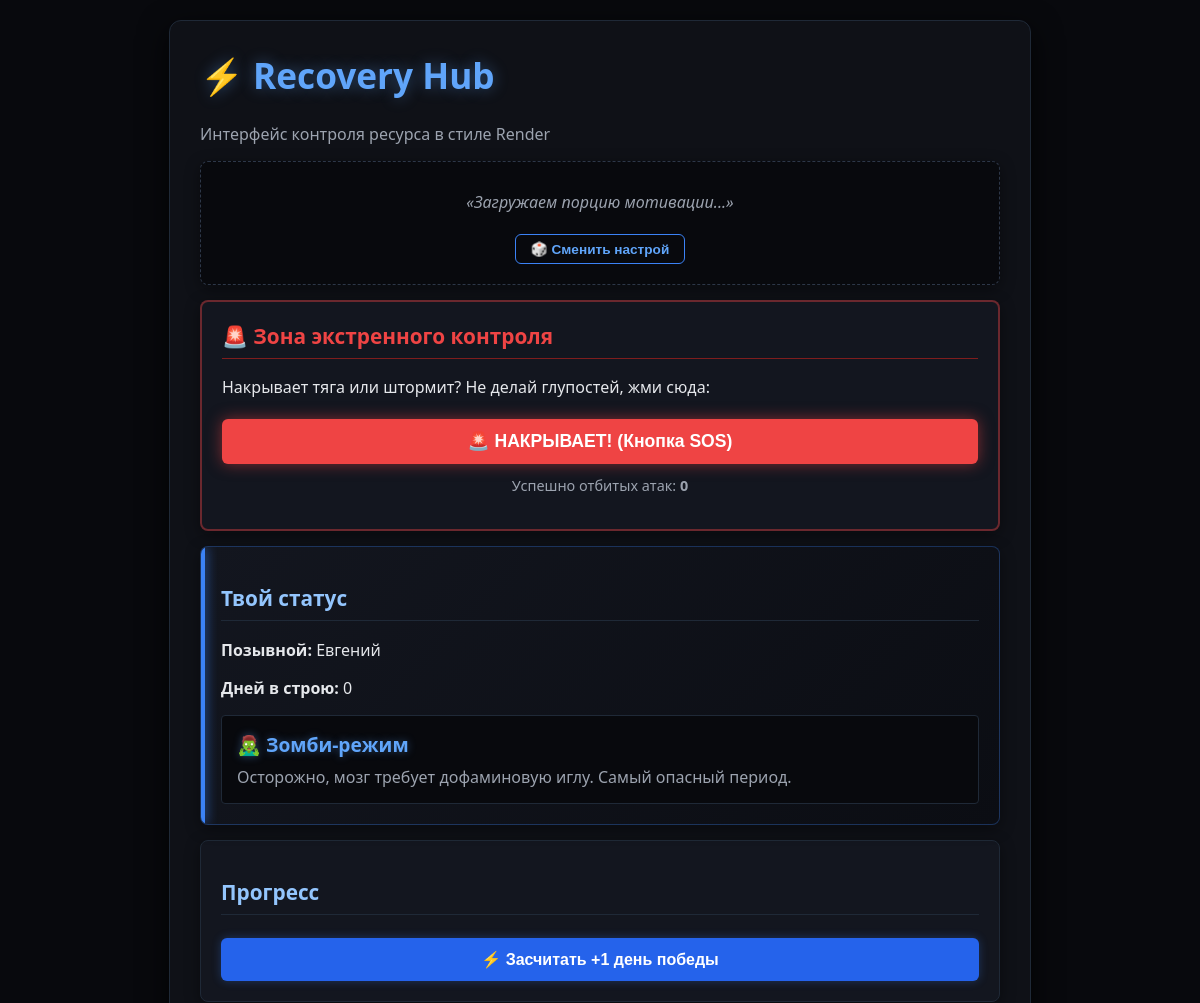
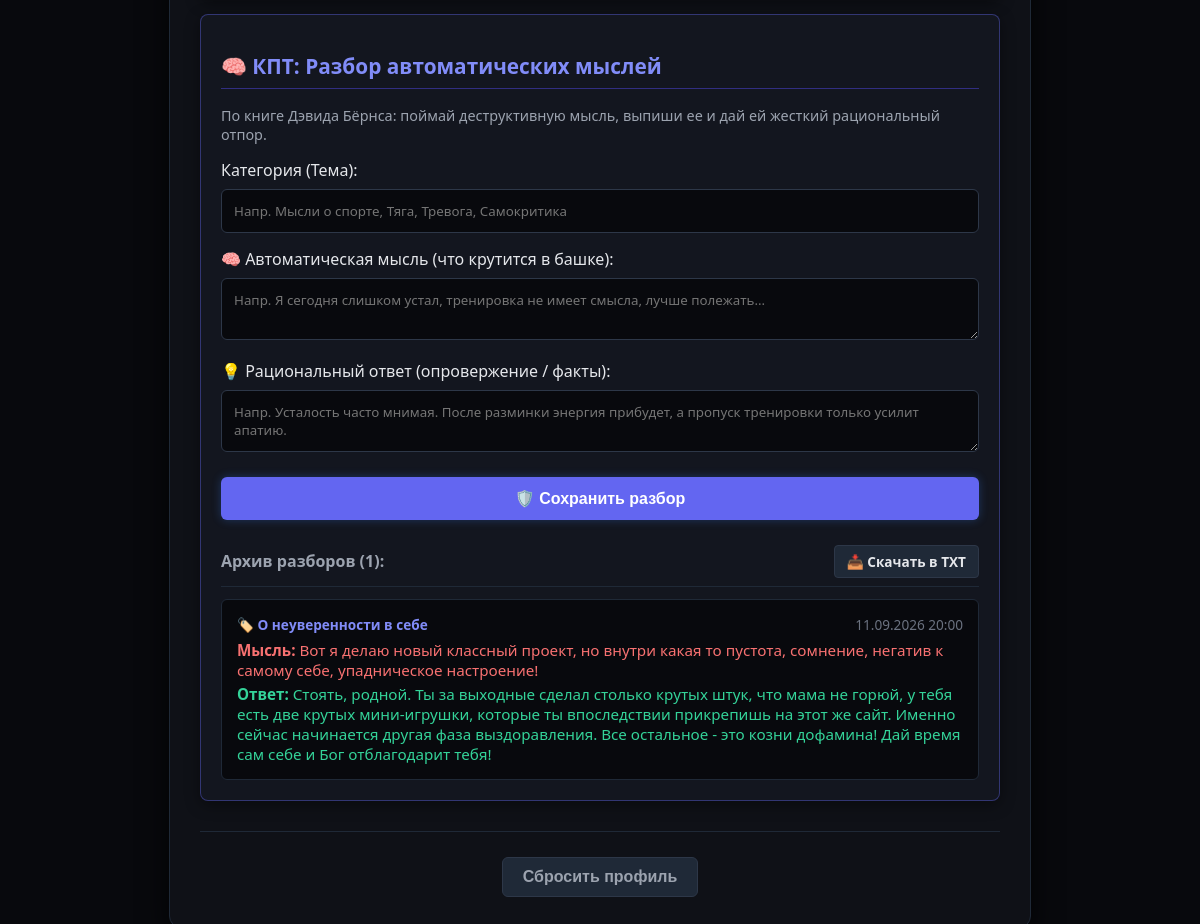
The page / on the database its author committed (2 pictures, top to bottom).
### app.py (models this page shows)
class Profile(db.Model):
    id = db.Column(db.Integer, primary_key=True)
    name = db.Column(db.String(100), nullable=False)
    days = db.Column(db.Integer, default=0)
    slips_avoided = db.Column(db.Integer, default=0)

class CbtRecord(db.Model):
    id = db.Column(db.Integer, primary_key=True)
    category = db.Column(db.String(100), nullable=False)  # Категория (напр. "Спорт", "Тяга", "Тревога")
    automatic_thought = db.Column(db.Text, nullable=False) # Что крутится в башке
    rational_response = db.Column(db.Text, nullable=False) # Рациональный ответ (опровержение)
    date = db.Column(db.String(50), nullable=False)       # Дата записи

### app.py (the view)
@app.route("/")
def index():
    profile = Profile.query.first()
    status = None
    cbt_records = []
    if profile:
        status = get_status(profile.days)
        cbt_records = CbtRecord.query.order_by(CbtRecord.id.desc()).all()
    return render_template("index.html", profile=profile, status=status, cbt_records=cbt_records)

### app.py (called while the page is built)
def get_status(days):
    if days <= 3:
        return {"name": "🧟‍♂️ Зомби-режим", "desc": "Осторожно, мозг требует дофаминовую иглу. Самый опасный период."}
    elif days <= 10:
        return {"name": "🔥 Ломка и бунт", "desc": "Сила воли включена на максимум. Держись зубами, дальше станет полегче."}
    elif days <= 30:
        return {"name": "🛡️ Первые победы", "desc": "Нервная система начинает оживать. Энергия возвращается в тело."}
    elif days <= 90:
        return {"name": "⚡ Набор массы", "desc": "Тяга отступает. Появляется фокус, ресурс и драйв жить."}
    else:
        return {"name": "👑 Альфа-состояние", "desc": "Легендарный уровень. Либидо, энергия и контроль над своей жизнью полностью твои."}

### templates/index.html (shortened to what this page needs)
<!DOCTYPE html>
<html lang="ru">
<head>
</head>
<body>
<div class="container">
    <h1>⚡ Recovery Hub</h1>
    <p style="color: #9CA3AF;">Интерфейс контроля ресурса в стиле Render</p>
    {% if not profile %}
        <div class="card">
            <h2>Начать путь</h2>
            <form action="/create" method="POST">
                <label>Имя или позывной:</label>
                <input type="text" name="name" required placeholder="Братан">
                <label>Дней без слива энергии (старт):</label>
                <input type="number" name="days" min="0" value="0" required>
                <button type="submit">Запустить систему</button>
            </form>
        </div>
    {% else %}
        <div class="card" style="background: #08090D; border: 1px dashed #2D3748; text-align: center;">
            <p id="quote-box" style="font-style: italic; color: #9CA3AF; margin: 0; min-height: 40px; display: flex; align-items: center; justify-content: center;">«Загружаем порцию мотивации...»</p>
            <button onclick="changeQuote()" style="background: transparent; border: 1px solid #3B82F6; color: #60A5FA; width: auto; padding: 6px 15px; margin-top: 12px; font-size: 0.85em; cursor: pointer; box-shadow: none;">🎲 Сменить настрой</button>
        </div>
        <div class="card" style="border: 2px solid rgba(239,68,68,0.4);">
            <h2 style="color: #EF4444; border-color: #7F1D1D; margin-top: 0;">🚨 Зона экстренного контроля</h2>
            <p>Накрывает тяга или штормит? Не делай глупостей, жми сюда:</p>
            <form action="/sos" method="GET">
                <button type="submit" class="sos-btn">🚨 НАКРЫВАЕТ! (Кнопка SOS)</button>
            </form>
            <p style="font-size: 0.9em; color: #9CA3AF; margin-top: 12px; text-align: center;">Успешно отбитых атак: <strong>{{ profile.slips_avoided | default(0) }}</strong></p>
        </div>
        <div class="card card-cyber">
            <h2>Твой статус</h2>
            <p><strong>Позывной:</strong> {{ profile.name }}</p>
            <p><strong>Дней в строю:</strong> {{ profile.days }}</p>
            <div class="status-box">
                <span class="status">{{ status.name }}</span>
                <p style="margin: 8px 0 0 0; color: #9CA3AF; line-height: 1.4;">{{ status.desc }}</p>
            </div>
        </div>
        <div class="card">
            <h2>Прогресс</h2>
            <form action="/update" method="POST">
                <button type="submit" style="background: #2563EB;">⚡ Засчитать +1 день победы</button>
            </form>
        </div>
        <div class="card" style="border: 1px solid rgba(99,102,241,0.4);">
            <h2 style="color: #818CF8; border-color: #312E81;">🧠 КПТ: Разбор автоматических мыслей</h2>
            <p style="font-size: 0.9em; color: #9CA3AF;">По книге Дэвида Бёрнса: поймай деструктивную мысль, выпиши ее и дай ей жесткий рациональный отпор.</p>
            <form action="/add_cbt" method="POST">
                <label>Категория (Тема):</label>
                <input type="text" name="category" required placeholder="Напр. Мысли о спорте, Тяга, Тревога, Самокритика">
                <label>🧠 Автоматическая мысль (что крутится в башке):</label>
                <textarea name="automatic_thought" rows="2" required placeholder="Напр. Я сегодня слишком устал, тренировка не имеет смысла, лучше полежать..."></textarea>
                <label>💡 Рациональный ответ (опровержение / факты):</label>
                <textarea name="rational_response" rows="2" required placeholder="Напр. Усталость часто мнимая. После разминки энергия прибудет, а пропуск тренировки только усилит апатию."></textarea>
                <button type="submit" style="background: #6366F1;">🛡️ Сохранить разбор</button>
            </form>
            {% if cbt_records %}
                <div style="margin-top: 25px;">
                    <div style="display: flex; justify-content: space-between; align-items: center; border-bottom: 1px solid #1F2937; padding-bottom: 8px;">
                        <h3 style="color: #9CA3AF; font-size: 1em; margin: 0;">Архив разборов ({{ cbt_records|length }}):</h3>
                        <a href="/export_cbt" style="background: #1F2937; color: #E5E7EB; padding: 6px 12px; border-radius: 4px; text-decoration: none; font-size: 0.85em; font-weight: bold; border: 1px solid #2D3748;">📥 Скачать в TXT</a>
                    </div>
                    {% for r in cbt_records %}
                        <div class="cbt-item">
                            <div style="display: flex; justify-content: space-between; font-size: 0.85em; color: #818CF8; margin-bottom: 6px;">
                                <span><strong>🏷️ {{ r.category }}</strong></span>
                                <span style="color: #6B7280;">{{ r.date }}</span>
                            </div>
                            <p style="margin: 4px 0; color: #F87171; font-size: 0.95em;"><strong>Мысль:</strong> {{ r.automatic_thought }}</p>
                            <p style="margin: 4px 0 0 0; color: #34D399; font-size: 0.95em;"><strong>Ответ:</strong> {{ r.rational_response }}</p>
                        </div>
                    {% endfor %}
                </div>
            {% endif %}
        </div>
        <div class="danger-zone">
            <form action="/reset" method="POST" onsubmit="return confirm('Точно сбросить весь прогресс и архив разборов?');">
                <button type="submit" style="background: #1F2937; color: #9CA3AF; width: auto; padding: 10px 20px; border: 1px solid #2D3748; box-shadow: none;">Сбросить профиль</button>
            </form>
        </div>
    {% endif %}
</div>
</body>
</html>

### templates/index.html (style rules this page uses)
body { background: #08090D; color: #E5E7EB; font-family: system-ui, sans-serif; margin: 0; padding: 20px 10px; }
.container { max-width: 800px; margin: 0 auto; background: #0F1117; padding: 30px; border-radius: 12px; box-shadow: 0 10px 30px rgba(0,0,0,0.8); border: 1px solid #1F2937; }
h1 { color: #60A5FA; font-size: 2.2em; margin-top: 0; text-shadow: 0 0 15px rgba(96,165,250,0.4); font-weight: 800; }
h2 { color: #93C5FD; border-bottom: 1px solid #1F2937; padding-bottom: 8px; font-size: 1.3em; }
.card { background: #13161F; padding: 20px; border-radius: 8px; margin: 15px 0; border: 1px solid #1F2937; box-shadow: 0 4px 15px rgba(0,0,0,0.4); }
.card-cyber { background: linear-gradient(135deg, #13161F 0%, #0B0D13 100%); border: 1px solid rgba(59,130,246,0.3); position: relative; overflow: hidden; }
.card-cyber::before { content: ''; position: absolute; top: 0; left: 0; width: 4px; height: 100%; background: #3B82F6; box-shadow: 0 0 12px #3B82F6; }
input[type="text"], input[type="number"], select, textarea { width: 100%; padding: 12px; margin: 8px 0 15px 0; background: #08090D; border: 1px solid #2D3748; color: #E5E7EB; border-radius: 6px; box-sizing: border-box; font-family: inherit; }
button { background: #3B82F6; color: #FFF; font-weight: bold; padding: 12px 20px; border: none; border-radius: 6px; cursor: pointer; width: 100%; margin-top: 5px; transition: all 0.2s; font-size: 1em; box-shadow: 0 0 10px rgba(59,130,246,0.3); }
.sos-btn { background: #EF4444 !important; color: #FFF !important; font-size: 1.1em; animation: pulse-red 2s infinite; transition: transform 0.2s; box-shadow: 0 0 15px rgba(239,68,68,0.5); }
.status-box { background: #08090D; border-left: 4px solid #60A5FA; padding: 15px; border-radius: 4px; margin-top: 15px; border: 1px solid #1F2937; }
.status { color: #60A5FA; font-weight: bold; font-size: 1.2em; text-shadow: 0 0 8px rgba(96,165,250,0.4); }
.cbt-item { background: #08090D; padding: 15px; border-radius: 6px; margin-top: 12px; border-left: 3px solid #6366F1; border: 1px solid #1F2937; }
.danger-zone { margin-top: 30px; border-top: 1px solid #1F2937; padding-top: 20px; text-align: center; }

### rows shown on the page
Profile: slips_avoided "0", name "Евгений", days "0"
CbtRecord: category "О неуверенности в себе", date "11.09.2026 20:00", automatic_thought "Вот я делаю новый классный проект, но внутри какая то пустота, сомнение, негатив к самому себе, упадническое настроение!", rational_response "Стоять, родной. Ты за выходные сделал столько крутых штук, что мама не горюй, у тебя есть две крутых мини-игрушки, которые ты впоследствии прикрепишь на этот же сайт. Именно сейчас начинается другая фаза выздоравления. Все остальное - это козни дофамина! Дай время сам себе и Бог отблагодарит тебя!"

### other values the page prints
{{ status.name }} "🧟‍♂️ Зомби-режим"
{{ status.desc }} "Осторожно, мозг требует дофаминовую иглу. Самый опасный период."
{{ cbt_records|length }} "1"
